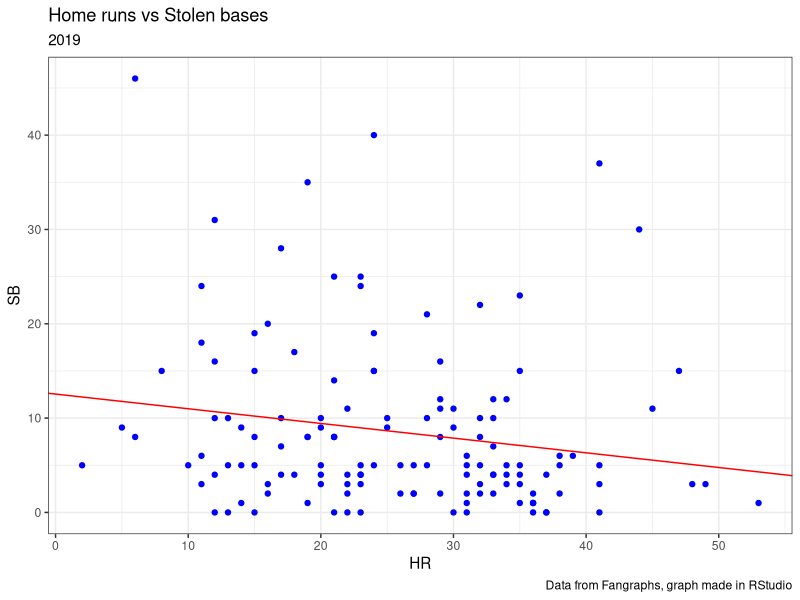

The R script that drew this image:
library(tidyverse)
HRvsSB <- read_csv(file = "HRvsSB.csv")
HRvsSB <- 
  HRvsSB %>% 
  select(Name, HR, SB)

regression <- lm(data = HRvsSB, SB ~ HR)
regression
plot<-
  ggplot(data=HRvsSB)+
  geom_point(mapping = aes(x = HR , y = SB), col = "blue") +
  geom_abline(intercept = 12.5449, slope = -0.1557, col = "red") +
  labs(
    x="HR",
    y="SB",
    title = "Home runs vs Stolen bases",
    subtitle = "2019",
    caption="Data from Fangraphs, graph made in RStudio") +
  theme_bw()
plot
summary(plot)
summarize(HRvsSB, correlation = cor(HR, SB))